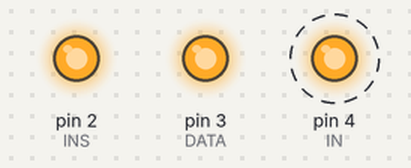
The sketch below on a simulated Arduino Uno, built with avr-gcc and run on an emulated ATmega328P. Parts: output pins drawn as LEDs (lit = HIGH). Dashed ring = blinking.

Above: at 0.05 s.
Timing chart, 0 to 3.0 s (numbered marks = the images above):
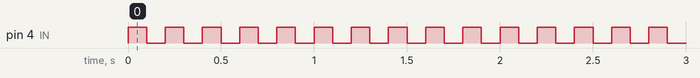

The sketch:

Blink.ino
```cpp
void setup(){
     pinMode(2, OUTPUT); // INS
     pinMode(3, OUTPUT); // DATA
     pinMode(4, OUTPUT); // IN
     digitalWrite(2, HIGH);
     digitalWrite(3, HIGH);
     digitalWrite(4, HIGH);
}
void loop(){
     digitalWrite(4, HIGH);
     delay(100);
     digitalWrite(4, LOW);
     delay(100);
     // 5 hz
}
// https://youtu.be/V0iv85BPVNQ?si=aAmPzUCngnql7NAi running the code on my PCPU NANO1 T4. Not PCPU nano1 t17, because PCPU nano1 t17 have only INS, DATA and IN for inputs too
```

Measured:
- by itself, pin 4 (IN): alternates HIGH for 0.10 s and LOW for 0.10 s
